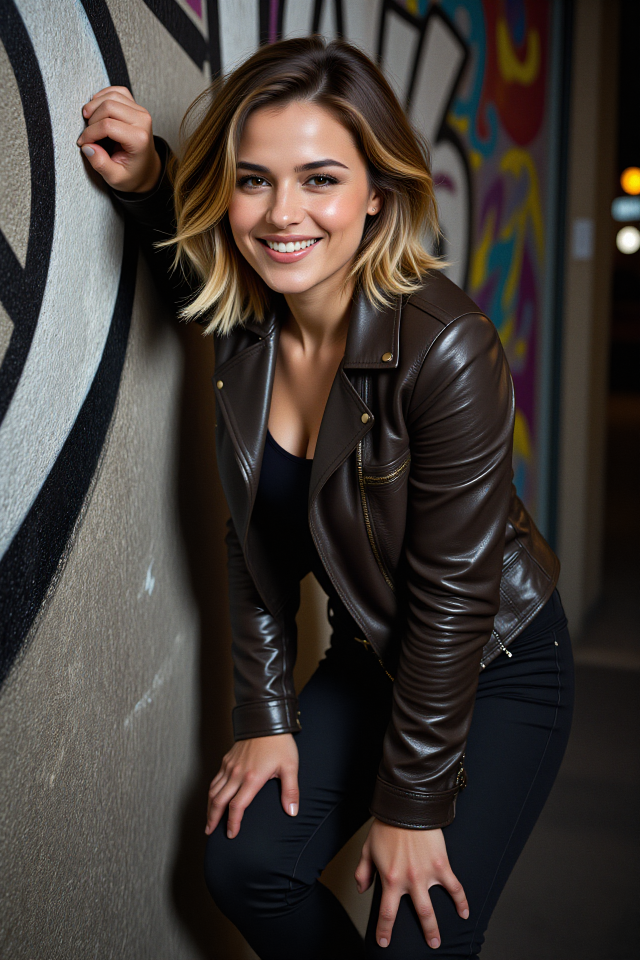
#> input picture pictures/Bad1.png, 1280 x 1920 px (shown at 1/2 size)
$ python -i picture_quality.py   (imports and definitions only)   (older library calls are emulated)
#> lines starting #> are read from the running program, lines starting #| are printed output that depends on the picture
from typing import Optional
import numpy as np


class PictureQuality:
    """
    Stores subjective and objective quality metrics for an image.
    Fractional parameters can be calculated automatically.
    """

    def __init__(
        self,
        sharpness: Optional[float] = None,
        edge_density: Optional[float] = None,
        contrast: Optional[float] = None,
        brightness: Optional[float] = None,
        noise_level: Optional[float] = None,
    ):
        self.sharpness = sharpness  # Objective sharpness metric (0.0-1.0)
        self.edge_density = edge_density  # Fraction of edge pixels (0.0-1.0)
        self.contrast = contrast  # Normalized contrast (0.0-1.0)
        self.brightness = brightness  # Normalized brightness (0.0-1.0)
        self.noise_level = noise_level  # Estimated noise (0.0-1.0)

    @staticmethod
    def calculate_metrics(image: np.ndarray) -> "PictureQuality":
        """
        Calculate objective metrics from a NumPy image array.
        Logs timing for each metric calculation.
        """
        import time
        timings = {}

        t0 = time.time()
        sharpness = PictureQuality._calculate_sharpness(image)
        timings['sharpness'] = time.time() - t0

        t0 = time.time()
        edge_density = PictureQuality._calculate_edge_density(image)
        timings['edge_density'] = time.time() - t0

        t0 = time.time()
        contrast = PictureQuality._calculate_contrast(image)
        timings['contrast'] = time.time() - t0

        t0 = time.time()
        brightness = PictureQuality._calculate_brightness(image)
        timings['brightness'] = time.time() - t0

        t0 = time.time()
        noise_level = PictureQuality._calculate_noise_level(image)
        timings['noise_level'] = time.time() - t0

        print(f"PictureQuality.calculate_metrics timings: {timings}")

        return PictureQuality(
            sharpness=sharpness,
            edge_density=edge_density,
            contrast=contrast,
            brightness=brightness,
            noise_level=noise_level,
        )

    @staticmethod
    def _calculate_sharpness(image: np.ndarray) -> float:
        # Example: variance of Laplacian
        import cv2

        gray = cv2.cvtColor(image, cv2.COLOR_RGB2GRAY)
        laplacian_var = cv2.Laplacian(gray, cv2.CV_64F).var()
        return min(laplacian_var / 1000.0, 1.0)

    @staticmethod
    def _calculate_edge_density(image: np.ndarray) -> float:
        import cv2

        gray = cv2.cvtColor(image, cv2.COLOR_RGB2GRAY)
        edges = cv2.Canny(gray, 100, 200)
        return float(np.count_nonzero(edges)) / edges.size

    @staticmethod
    def _calculate_contrast(image: np.ndarray) -> float:
        gray = image.mean(axis=2) if image.ndim == 3 else image
        contrast = gray.std() / 255.0
        return min(contrast, 1.0)

    @staticmethod
    def _calculate_brightness(image: np.ndarray) -> float:
        gray = image.mean(axis=2) if image.ndim == 3 else image
        brightness = gray.mean() / 255.0
        return min(brightness, 1.0)

    @staticmethod
    def _calculate_noise_level(image: np.ndarray) -> float:
        # Optimized: grayscale and quarter resolution
        from scipy.ndimage import median_filter
        import cv2

        # Convert to grayscale
        if image.ndim == 3:
            gray = cv2.cvtColor(image, cv2.COLOR_RGB2GRAY)
        else:
            gray = image

        # Downscale to quarter resolution
        h, w = gray.shape
        gray_small = cv2.resize(gray, (w // 2, h // 2), interpolation=cv2.INTER_AREA)

        # Apply median filter
        filtered = median_filter(gray_small, size=3)
        diff = np.abs(gray_small - filtered)
        noise = diff.mean() / 255.0
        return min(noise, 1.0)

>>> import cv2
>>> picture = cv2.cvtColor(cv2.imread('../pictures/Bad1.png'), cv2.COLOR_BGR2RGB)
>>> result = PictureQuality().calculate_metrics(picture)
#> in _calculate_sharpness, `gray = cv2.cvtColor(image, cv2.COLOR_RGB2GRAY)`:
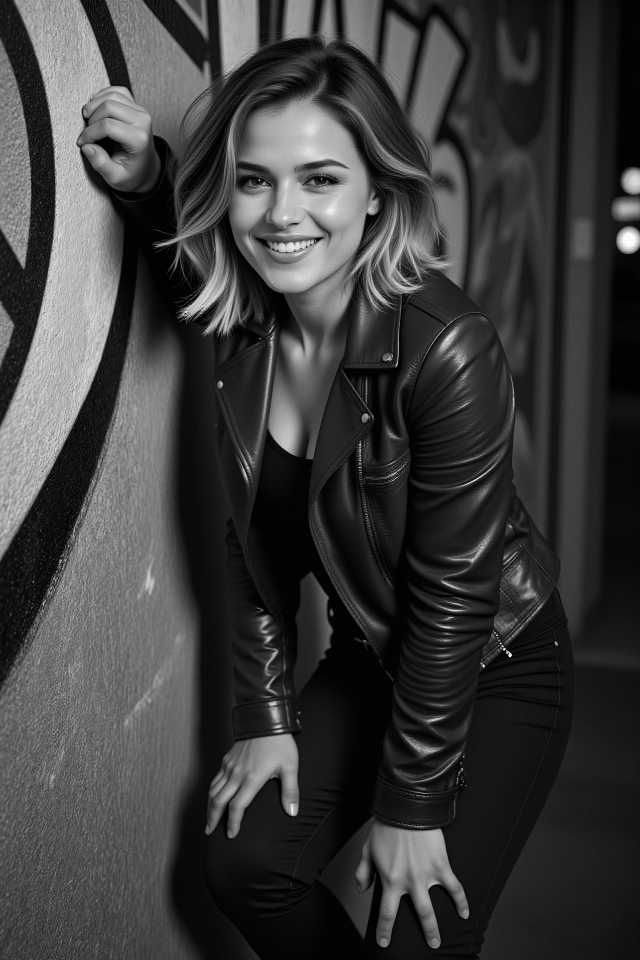
#> gray: shape (1920, 1280) (shown at 1/2 size); min 0, max 255, mean 59.5
#> in _calculate_sharpness, `laplacian_var = cv2.Laplacian(gray, cv2.CV_64F).var()`: laplacian_var = 373.8
#> in calculate_metrics, `sharpness = PictureQuality._calculate_sharpness(image)`: sharpness = 0.374
#> in _calculate_edge_density, `edges = cv2.Canny(gray, 100, 200)`:
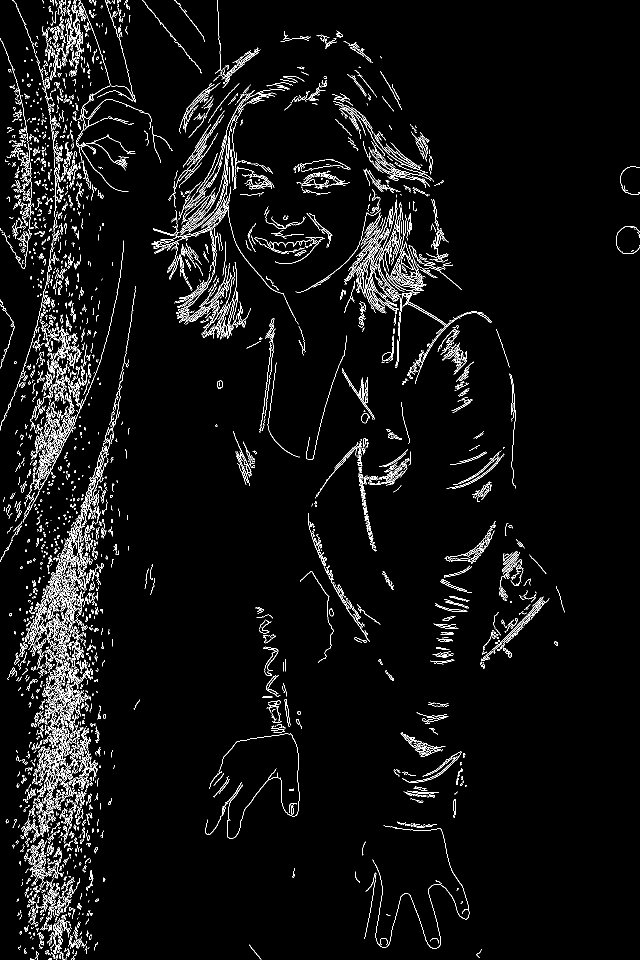
#> edges: shape (1920, 1280) (shown at 1/2 size); 4.3% white in thin lines or dots
#> in calculate_metrics, `edge_density = PictureQuality._calculate_edge_density(image)`: edge_density = 0.0426
#> in _calculate_contrast, `contrast = gray.std() / 255.0`: contrast = 0.206
#> in _calculate_brightness, `brightness = gray.mean() / 255.0`: brightness = 0.231
#> in _calculate_noise_level, `gray_small = cv2.resize(gray, (w // 2, h // 2), interpolation=cv2.INTE..`:
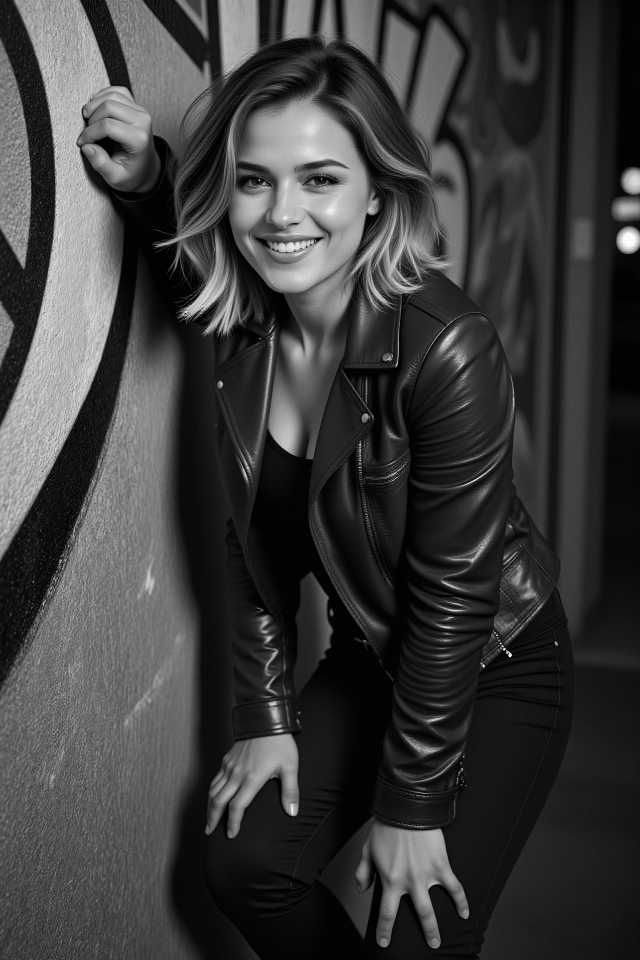
#> gray_small: shape (960, 640); min 0, max 254, mean 59.6
#> in _calculate_noise_level, `diff = np.abs(gray_small - filtered)`:
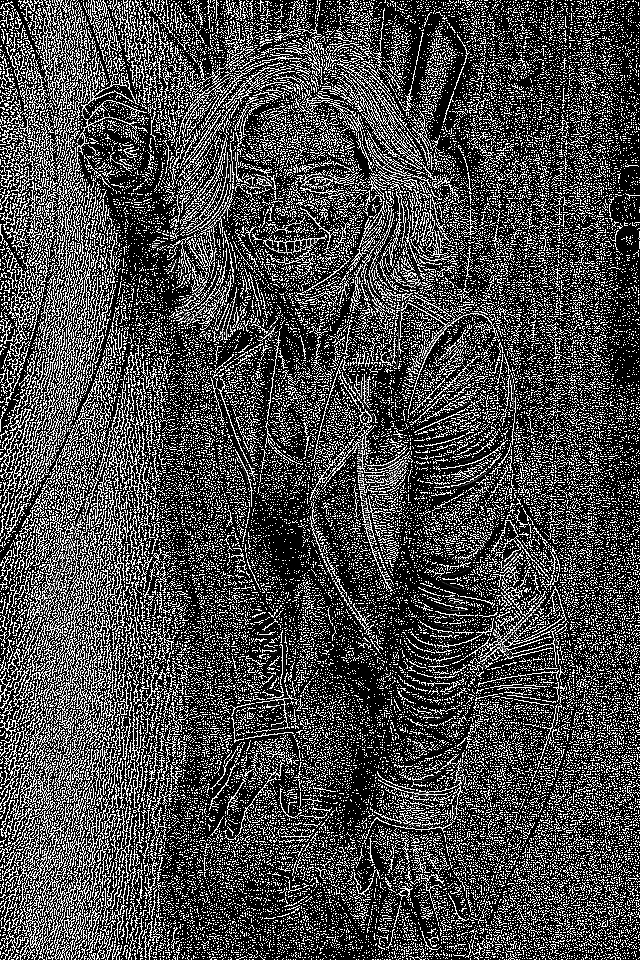
#> diff: shape (960, 640); min 0, max 255, mean 73
#> in _calculate_noise_level, `noise = diff.mean() / 255.0`: noise = 0.286

$ run again, on pictures/Changed2.png
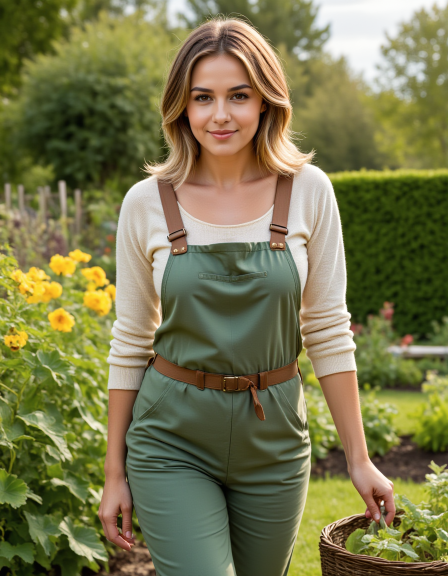
#> input picture pictures/Changed2.png, 896 x 1152 px (shown at 1/2 size)
#> laplacian_var = 234.4
#> sharpness = 0.234
#> in _calculate_edge_density, `edges = cv2.Canny(gray, 100, 200)`:
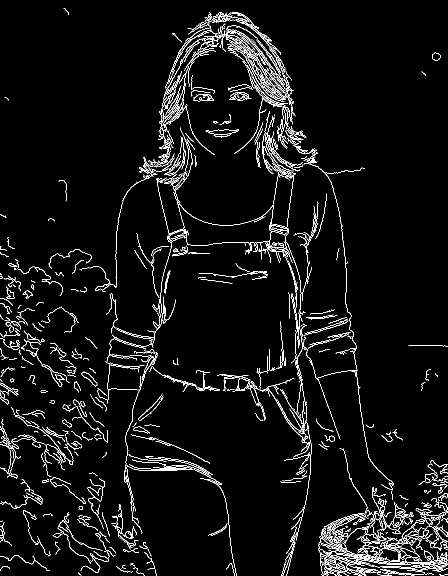
#> edges: shape (1152, 896) (shown at 1/2 size); 4.5% white in thin lines or dots
#> edge_density = 0.0447
#> in _calculate_contrast, `contrast = gray.std() / 255.0`: contrast = 0.215
#> in _calculate_brightness, `brightness = gray.mean() / 255.0`: brightness = 0.414
#> in _calculate_noise_level, `diff = np.abs(gray_small - filtered)`:
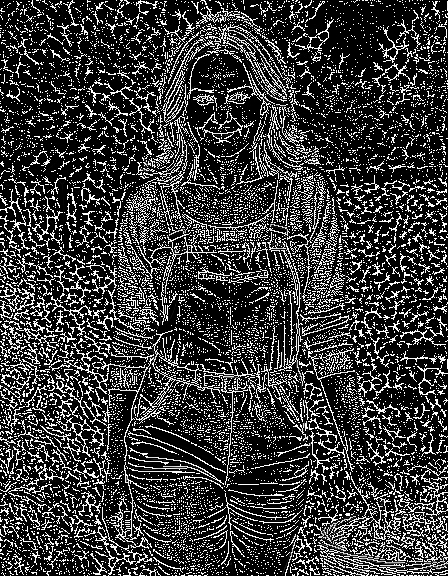
#> diff: shape (576, 448); min 0, max 255, mean 58.9
#> noise = 0.231
